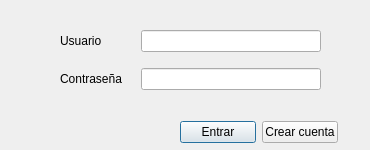
<?xml version="1.0" encoding="UTF-8"?>
<ui version="4.0">
 <class>dialog</class>
 <widget class="QDialog" name="dialog">
  <property name="geometry">
   <rect>
    <x>0</x>
    <y>0</y>
    <width>370</width>
    <height>150</height>
   </rect>
  </property>
  <property name="minimumSize">
   <size>
    <width>370</width>
    <height>150</height>
   </size>
  </property>
  <property name="maximumSize">
   <size>
    <width>370</width>
    <height>150</height>
   </size>
  </property>
  <property name="windowTitle">
   <string>Iniciar sesión</string>
  </property>
  <widget class="QWidget" name="layoutWidget">
   <property name="geometry">
    <rect>
     <x>60</x>
     <y>20</y>
     <width>261</width>
     <height>82</height>
    </rect>
   </property>
   <layout class="QVBoxLayout" name="verticalLayout">
    <item>
     <layout class="QHBoxLayout" name="horizontalLayout_2">
      <item>
       <widget class="QLabel" name="label">
        <property name="text">
         <string>Usuario</string>
        </property>
       </widget>
      </item>
      <item>
       <spacer name="horizontalSpacer">
        <property name="orientation">
         <enum>Qt::Horizontal</enum>
        </property>
        <property name="sizeHint" stdset="0">
         <size>
          <width>40</width>
          <height>20</height>
         </size>
        </property>
       </spacer>
      </item>
      <item>
       <widget class="QLineEdit" name="lineEdit">
        <property name="minimumSize">
         <size>
          <width>180</width>
          <height>0</height>
         </size>
        </property>
       </widget>
      </item>
     </layout>
    </item>
    <item>
     <layout class="QHBoxLayout" name="horizontalLayout">
      <item>
       <widget class="QLabel" name="label_2">
        <property name="text">
         <string>Contraseña</string>
        </property>
       </widget>
      </item>
      <item>
       <spacer name="horizontalSpacer_2">
        <property name="orientation">
         <enum>Qt::Horizontal</enum>
        </property>
        <property name="sizeHint" stdset="0">
         <size>
          <width>40</width>
          <height>20</height>
         </size>
        </property>
       </spacer>
      </item>
      <item>
       <widget class="QLineEdit" name="lineEdit_2">
        <property name="minimumSize">
         <size>
          <width>180</width>
          <height>0</height>
         </size>
        </property>
        <property name="echoMode">
         <enum>QLineEdit::Password</enum>
        </property>
       </widget>
      </item>
     </layout>
    </item>
   </layout>
  </widget>
  <widget class="QWidget" name="layoutWidget">
   <property name="geometry">
    <rect>
     <x>180</x>
     <y>120</y>
     <width>158</width>
     <height>25</height>
    </rect>
   </property>
   <layout class="QHBoxLayout" name="horizontalLayout_3">
    <item>
     <widget class="QPushButton" name="pushButton">
      <property name="text">
       <string>Entrar</string>
      </property>
     </widget>
    </item>
    <item>
     <widget class="QPushButton" name="pushButton_2">
      <property name="text">
       <string>Crear cuenta</string>
      </property>
     </widget>
    </item>
   </layout>
  </widget>
 </widget>
 <resources/>
 <connections/>
</ui>
